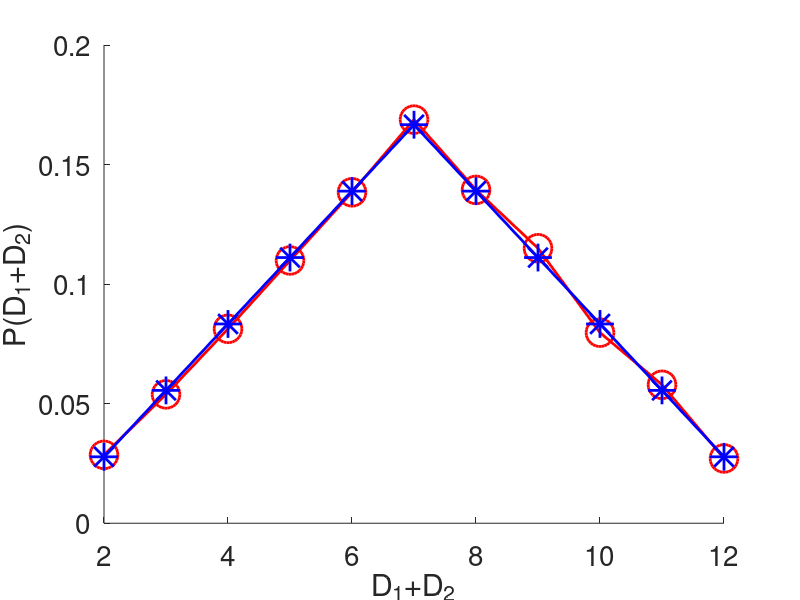

Write MATLAB code to recreate this figure.
% Catalizate en Octave - 2019 - FCAI-UNCuyo
% 
% Congreso Nacional de Estudiantes de Ingenieria Quimica (CONEIQ)
%
%==================================================================
% Ejemplo: simule tirar dos dados hasta que la
% suma de ambas caras sea 7, cuente el numero 
% de tiradas. Repita esto 1000 veces y estime 
% la probabilidad y compare esta con el valor teorico.


%------------------------------------------------
% Tiramos 2 dados hasta que la suma de las caras es 7, 
% el proceso lo repetimos N veces
N=10000;

k=0;

for i=1:N
  s = 0;
  while (s~=7)
    s = sum(ceil(rand(1,2)*6));
    k = k+1;
  end
end

% probabilidad de que salga un 7 es: casos_favorables/casos_totales
disp([N/k, 6/36])


%------------------------------------------------
% Ahora realizamos el histograma obtenido de arrojar N
% veces dos dados y sumar sus caras
da2 = sum(ceil(rand(10000,2)*6),2);

%probabilidad de la muestra
pMue= hist(da2,11);
pMue= pMue/sum(pMue);

% Probabilidad teorica
pTeo= [1,2,3,4,5,6,5,4,3,2,1]/36;

figure(1);clf
hold on
plot(2:12,pMue,'ro-','linewidth',2,'markersize',20)
plot(2:12,pTeo,'b*-','linewidth',2,'markersize',20)
hold off
xlabel('D_1+D_2','fontsize',20)
ylabel('P(D_1+D_2)','fontsize',20)
set(gca,'fontsize',20)
